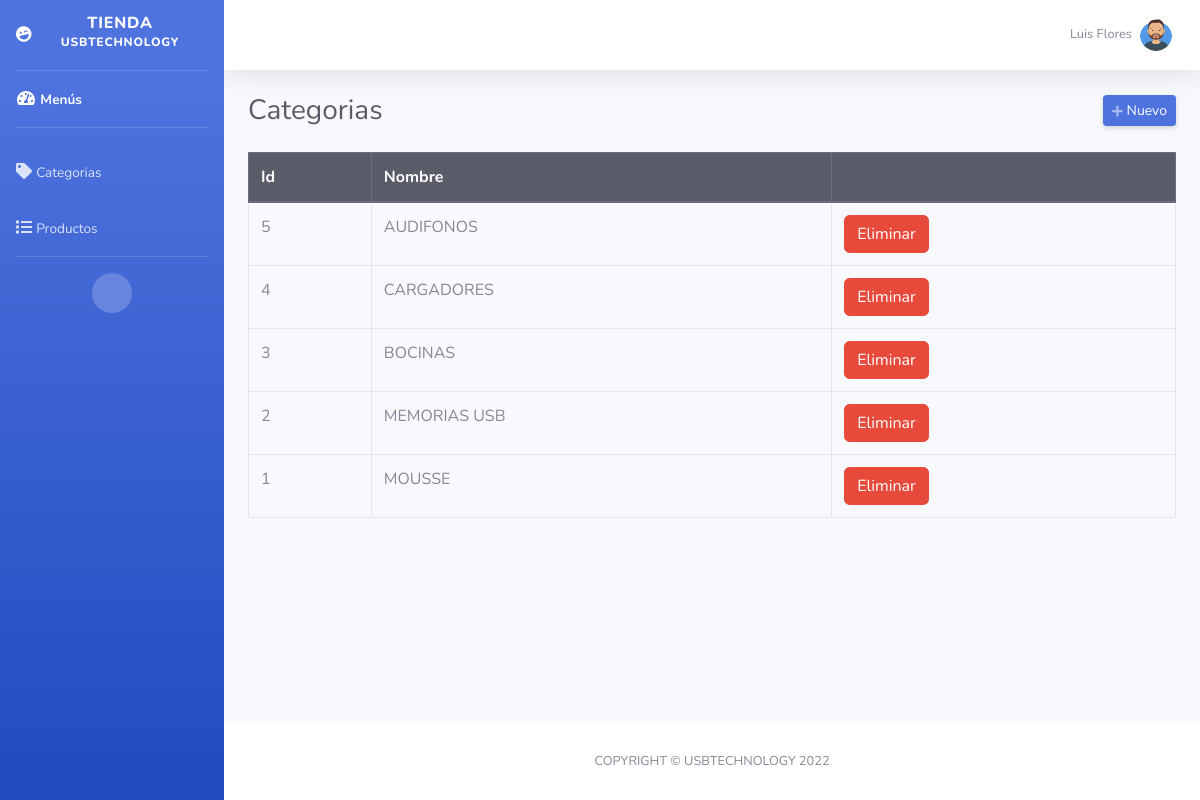
/admin/categorias.php (signed in), run on the app's committed database.
### tables this page shows
CREATE TABLE `categorias` (
  `id` int(11) NOT NULL,
  `categoria` varchar(50) NOT NULL
);

### admin/categorias.php (the view, shortened to what this page needs)
<?php
require_once "../config/conexion.php";
include("includes/header.php");
?>
<div class="d-sm-flex align-items-center justify-content-between mb-4">
    <h1 class="h3 mb-0 text-gray-800">Categorias</h1>
    <a href="#" class="d-none d-sm-inline-block btn btn-sm btn-primary shadow-sm" id="abrirCategoria"><i class="fas fa-plus fa-sm text-white-50"></i> Nuevo</a>
</div>
<div class="row">
    <div class="col-md-12">
        <div class="table-responsive">
            <table class="table table-hover table-bordered" style="width: 100%;">
                <thead class="thead-dark">
                    <tr>
                        <th>Id</th>
                        <th>Nombre</th>
                        <th></th>
                    </tr>
                </thead>
                <tbody>
                    <?php
                    $query = mysqli_query($conexion, "SELECT * FROM categorias ORDER BY id DESC");
                    while ($data = mysqli_fetch_assoc($query)) { ?>
                        <tr>
                            <td><?php echo $data['id']; ?></td>
                            <td><?php echo $data['categoria']; ?></td>
                            <td>
                                <form method="post" action="eliminar.php?accion=cli&id=<?php echo $data['id']; ?>" class="d-inline eliminar">
                                    <button class="btn btn-danger" type="submit">Eliminar</button>
                                </form>
                            </td>
                        </tr>
                    <?php } ?>
                </tbody>
            </table>
        </div>
    </div>
</div>
<?php include("includes/footer.php"); ?>

### data on the page
categorias: id "5", categoria "AUDIFONOS"
categorias: id "4", categoria "CARGADORES"
categorias: id "3", categoria "BOCINAS"
categorias: id "2", categoria "MEMORIAS USB"
categorias: id "1", categoria "MOUSSE"

### other printed values
$_SESSION['nombre'] "Luis Flores"
